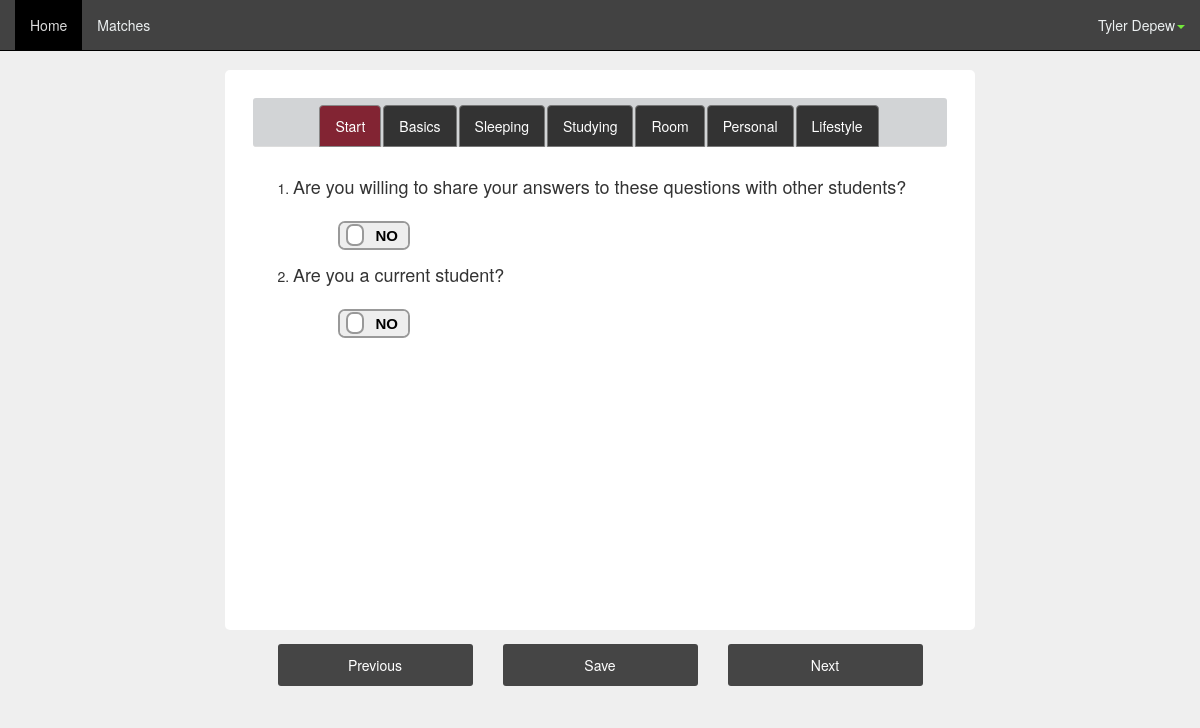
The page /index.php (signed in) on the database its author committed.
### tables this page shows
CREATE TABLE `user` (
`id` int(11) NOT NULL,
  `picture` varchar(50) NOT NULL,
  `password` varchar(64) NOT NULL,
  `first_name` varchar(20) NOT NULL,
  `last_name` varchar(30) NOT NULL,
  `account_type` varchar(20) NOT NULL,
  `email` varchar(50) NOT NULL,
  `facebook` varchar(50) NOT NULL DEFAULT 'https://www.facebook.com/yourusername',
  `public` tinyint(4) NOT NULL DEFAULT '1',
  `gender` int(11) NOT NULL COMMENT '0 = female 1 = male',
  `status` smallint(6) NOT NULL COMMENT '0 = new student, 1 = current student'
);

CREATE TABLE `tabs` (
`id` int(11) NOT NULL,
  `name` varchar(30) NOT NULL
);

CREATE TABLE `public_question` (
`id` int(11) NOT NULL,
  `question` varchar(100) NOT NULL
);

### classes/PageChecker.php (called while the page is built)
<?php
	class PageChecker
	{
		public function isPage($page = null)
		{
			if($page)
			{
				if($page == str_replace("/", "", $_SERVER['PHP_SELF']))
				{
					return true;
				}
			}
			return false;
		}
	}
?>

### classes/DB.php (called while the page is built, shortened)
<?php
class DB
{
	private static $_instance = null;
	private $_pdo,
	 		$_query,
	 		$_error = false,
	  		$_results,
	  		$_count = 0;
	private function __construct()
	{
		try
		{
			$this->_pdo = new PDO('mysql:host=' . Config::get('mysql/host') . ';dbname='. Config::get('mysql/db'), Config::get('mysql/username'), Config::get('mysql/password'));
		}
		catch(PDOException $e)
		{
			die($e->getMessage());
		}
	}
	public static function getInstance()
	{
		if(!isset(self::$_instance))
		{
			self::$_instance = new DB();
		}
		return self::$_instance;
	}
	public function query($sql, $params = array())
	{
		$this->_error = false;
		if($this->_query = $this->_pdo->prepare($sql))
		{
			$x = 1;
			if(count($params))
			{
				foreach($params as $param)
				{
					$this->_query->bindValue($x,$param);
					$x++;
				}
			}
			if($this->_query->execute())
			{
				$this->_results = $this->_query->fetchAll(PDO::FETCH_OBJ);
				$this->_count = $this->_query->rowCount();
			}
			else
			{
				$this->_error = true;
			}
		}
		return $this;
	}
	public function action($action, $table, $where = array())
	{
		if(count($where) === 3)
		{
			$operators = array('=','>','<','>=','<=');
			$field = $where[0];
			$operator = $where[1];
			$value = $where[2];
			if(in_array($operator, $operators))
			{
				$sql = "{$action} FROM {$table} WHERE {$field} {$operator} ?";
				if(!$this->query($sql, array($value))->error())
				{
					return $this;
				}
			}
		}
		return false;
	}
	public function get($table, $where)
	{
		return $this->action('SELECT *', $table, $where);
	}
	public function results()
	{
		return $this->_results;
	}
	public function error()
	{
		return $this->_error;
	}
	public function count()
	{
		return $this->_count;
	}
	public function first()
	{
		return $this->results()[0];
	}
}
?>

### classes/Config.php (called while the page is built)
<?php
class Config
{
	public static function get($path = null)
	{
		if($path)
		{
			$config = $GLOBALS['config'];
			$path = explode('/', $path);
			foreach($path as $bit)
			{
				if(isset($config[$bit]))
				{
					$config = $config[$bit];
				}
			}
			return $config;
		}
	}
}
?>

### classes/User.php (called while the page is built, shortened)
<?php
class User
{
	private $_db, $_data, $_sessionName, $_isLoggedIn, $_cookieName;
	public function __construct($user = null)
	{
		$this->_db = DB::getInstance();
		$this->_sessionName = Config::get('session/session_name');
		if(!$user)
		{
			if(Session::exists($this->_sessionName))
			{
				$user = Session::get($this->_sessionName);
				if($this->find($user))
				{
					$this->first_name = $this->data()->first_name;
					$this->last_name = $this->data()->last_name;
				}
			}
		}
		else
		{
			$this->find($user);
		}
	}
	public function find($user = null)
	{
		if($user)
		{
			$field = (is_numeric($user)) ? 'id': 'username';
			$data = $this->_db->get('user', array($field, '=', $user));
			if($data->count())
			{
				$this->_data = $data->first();
				return true;
			}
		}
	}
	public function data()
	{
		return $this->_data;
	}
}
?>

### classes/Session.php (called while the page is built, shortened)
<?php
class Session
{
	public static function exists($name)
	{
		return (isset($_SESSION[$name])) ? true : false;
	}
	public static function get($name)
	{
		return $_SESSION[$name];
	}
}
?>

### functions/sanitize.php (called while the page is built, shortened)
<?php
function escapeName($string)
{
	return htmlentities($string, ENT_COMPAT, 'UTF-8');
}
?>

### functions/tabs_questions.php (the view, shortened to what this page needs)
<?php
function getTabsWithQuestions()
{
	$db = DB::getInstance();
    $public_question = $db->query("SELECT * FROM public_question");
    $public_question = $public_question->first();
    echo '<div role="tabpanel" class="tab-pane fade in active"';
    echo 'id="start">';
    echo '<br><form method="post" name="start_question_form" action=""><ol>';
    echo '<li><h4>'.escapeName($public_question->question).'</h4>';
    echo '<div class="container-fluid"><div class="col-md-12 answerInput">';
    echo '<div class="col-md-6">
              <div class="onoffswitch">
                <input type="hidden" name="Q_'.$public_question->id.'" value="0">
                <input type="checkbox" name="Q_'.$public_question->id.'"
                 value="1" class="onoffswitch-checkbox"
                  id="Q_'.$public_question->id.'"';
    echo             '>
                <label class="onoffswitch-label" for="Q_'.$public_question->id.'">
                    <span class="onoffswitch-inner"></span>
                    <span class="onoffswitch-switch"></span>
                </label>
              </div>
          </div></div></div></li>';
    echo '<li><h4>Are you a current student?</h4>';
    echo '<div class="container-fluid"><div class="col-md-12 answerInput">';
    echo '<div class="col-md-6">
              <div class="onoffswitch">
                <input type="hidden" name="status" value="0">
                <input type="checkbox" name="status"
                 value="1" class="onoffswitch-checkbox"
                  id="status"';
    echo             '>
                <label class="onoffswitch-label" for="status">
                    <span class="onoffswitch-inner"></span>
                    <span class="onoffswitch-switch"></span>
                </label>
              </div>
          </div></div></div></li>';
    echo'</ol></form>';
    echo '</div>';
}
function getTabs()
{
	$db = DB::getInstance();
	$tabs = $db->query("SELECT * FROM tabs");
	$tabs = $tabs->results();
    echo '<li role="presentation" class="active"><a href="#start" aria-controls="start" role="tab" data-toggle="tab">Start</a></li>';
	foreach ($tabs as $tab){
        $name = str_replace(' ', '_', $tab->name);
		echo '<li role="presentation"><a href="#'.escapeName($name).'" aria-controls="'.escapeName($name).'" role="tab" data-toggle="tab">'.escapeName(ucfirst($tab->name)).'</a></li>';
	}
}
?>

### navbar.php (shortened to what this page needs)
<?php $pageChecker = new PageChecker(); $user = new User(); ?>
<nav class="navbar navbar-default navbar-fixed-top">
  <div class="container-fluid">
    <div class="collapse navbar-collapse" id="bs-example-navbar-collapse-1">
      <ul class="nav navbar-nav">
        <li <?php echo ($pageChecker->isPage("index.php")) ? "class='active'" : ''; ?>><a href="index.php">Home</a></li>
        <li <?php echo ($pageChecker->isPage("matches.php")) ? "class='active'" : ''; ?>><a href="matches.php">Matches</a></li>
      </ul>
      <ul class="nav navbar-nav navbar-right">
        <li class="dropdown">
          <a href="#" class="dropdown-toggle" data-toggle="dropdown" role="button" aria-expanded="false"><?php echo $user->first_name . " " . $user->last_name; ?><span class="caret neon"></span></a>
        </li>
      </ul>
    </div>
  </div>
</nav>

### css/mainLayout.css (style rules this page uses)
body { background-color: #EFEFEF; }
html, body { padding-bottom: 4em; }
.neon { color: #73E83B; }
.questionTypeNav.nav-tabs > li, .nav-pills > li { float:none; display:inline-block; *display:inline; zoom:1; }
.questionTypeNav.nav-tabs>li>a { background-color: #333333; border-color: #777777; color:#fff; }
.questionTypeNav.nav-tabs>li.active>a, .nav-tabs>li.active>a:hover, .nav-tabs>li.active>a:focus { color: #fff; background-color: #822433; border: 1px solid #888888; }

### css/navbar.css (style rules this page uses)
.navbar-default { background-color: #424242; border-color: #000000; }
.navbar-default .navbar-nav > li > a { color: #ecf0f1; }
.navbar-default .navbar-nav > .active > a, .navbar-default .navbar-nav > .active > a:hover, .navbar-default .navbar-nav > .active > a:focus { color: #dadada; background-color: #000000; }
.navbar-default .navbar-collapse, .navbar-default .navbar-form { border-color: #ecf0f1; }

### css/homePage.css (style rules this page uses)
.answerInput { margin-top: 1em; }
.onoffswitch { position: relative; width: 72px; -webkit-user-select:none; -moz-user-select:none; -ms-user-select: none; }
.onoffswitch-label { display: block; overflow: hidden; cursor: pointer; border: 2px solid #999999; border-radius: 7px; }
.onoffswitch-switch { display: block; width: 18px; margin: 3.5px; background: #FFFFFF; border: 2px solid #999999; border-radius: 7px; position: absolute; top: 0; bottom: 0; right: 43px; -moz-transition: all 0.3s ease-in 0s; -webkit-transition: all 0.3s ease-in 0s; -o-transition: all 0.3s ease-in 0s; transition: all 0.3s ease-in 0s; }

### rows shown on the page
user: first_name "Tyler", last_name "Depew"
tabs: name "Basics"
tabs: name "Sleeping"
tabs: name "Studying"
tabs: name "Room"
tabs: name "Personal"
tabs: name "Lifestyle"
public_question: question "Are you willing to share your answers to these questions with other students?"
